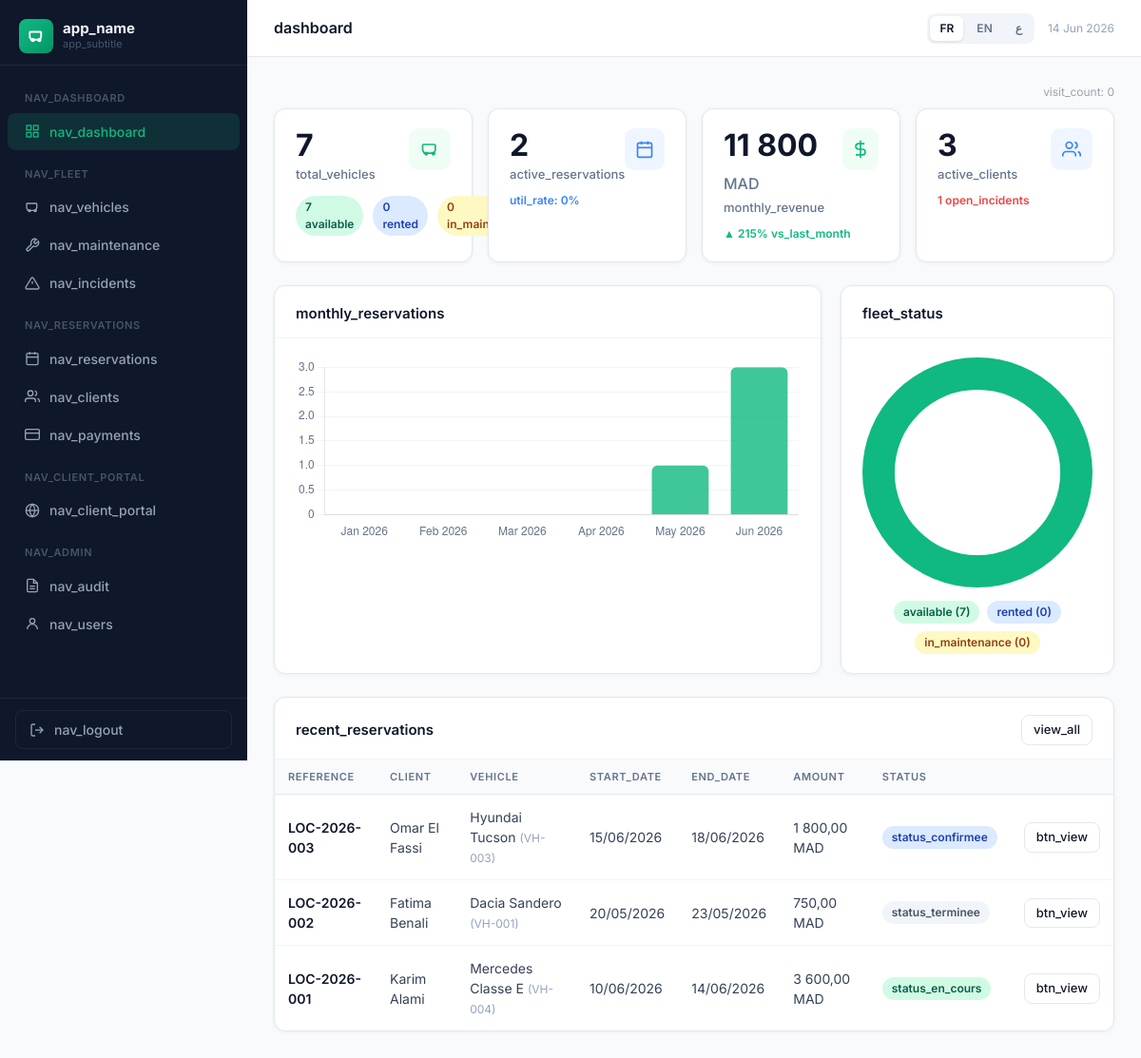
Page /?page=dashboard (signed in) on the committed database.
### tables this page shows
CREATE TABLE IF NOT EXISTS `reservations` (
  `id`                   INT AUTO_INCREMENT PRIMARY KEY,
  `reference`            VARCHAR(30)   NOT NULL UNIQUE,
  `client_id`            INT           NOT NULL,
  `vehicle_id`           INT           NOT NULL,
  `statut`               ENUM('en attente','confirmée','en cours','terminée','annulée') DEFAULT 'en attente',
  `date_debut`           DATETIME      NOT NULL,
  `date_fin_prevue`      DATETIME      NOT NULL,
  `date_retour_effectif` DATETIME      DEFAULT NULL,
  `lieu_depart`          VARCHAR(150)  DEFAULT NULL,
  `lieu_retour`          VARCHAR(150)  DEFAULT NULL,
  `km_depart`            INT           DEFAULT NULL,
  `km_retour`            INT           DEFAULT NULL,
  `prix_jour`            DECIMAL(10,2) DEFAULT NULL,
  `nb_jours`             INT           DEFAULT NULL,
  `caution`              DECIMAL(10,2) DEFAULT 0.00,
  `montant_total`        DECIMAL(10,2) DEFAULT NULL,
  `frais_extra`          DECIMAL(10,2) DEFAULT 0.00,
  `commentaire`          TEXT          DEFAULT NULL,
  `created_by`           INT           DEFAULT NULL,
  `created_at`           TIMESTAMP DEFAULT CURRENT_TIMESTAMP,
  FOREIGN KEY (`client_id`)  REFERENCES `clients`(`id`),
  FOREIGN KEY (`vehicle_id`) REFERENCES `vehicles`(`id`),
  FOREIGN KEY (`created_by`) REFERENCES `users`(`id`) ON DELETE SET NULL
);

CREATE TABLE IF NOT EXISTS `clients` (
  `id`                INT AUTO_INCREMENT PRIMARY KEY,
  `nom`               VARCHAR(100) NOT NULL,
  `prenom`            VARCHAR(100) NOT NULL,
  `email`             VARCHAR(150) DEFAULT NULL,
  `telephone`         VARCHAR(20)  DEFAULT NULL,
  `adresse`           TEXT         DEFAULT NULL,
  `ville`             VARCHAR(100) DEFAULT NULL,
  `cin`               VARCHAR(30)  DEFAULT NULL UNIQUE,
  `permis_numero`     VARCHAR(50)  DEFAULT NULL,
  `permis_categorie`  VARCHAR(20)  DEFAULT 'B',
  `permis_expiration` DATE         DEFAULT NULL,
  `type_client`       ENUM('particulier','entreprise') DEFAULT 'particulier',
  `entreprise`        VARCHAR(150) DEFAULT NULL,
  `statut`            ENUM('actif','suspendu','liste_noire') DEFAULT 'actif',
  `notes`             TEXT         DEFAULT NULL,
  `created_at`        TIMESTAMP DEFAULT CURRENT_TIMESTAMP
);

CREATE TABLE IF NOT EXISTS `vehicles` (
  `id`                    INT AUTO_INCREMENT PRIMARY KEY,
  `numero`                VARCHAR(50)  NOT NULL UNIQUE,
  `immatriculation`       VARCHAR(20)  DEFAULT NULL,
  `marque`                VARCHAR(100) DEFAULT NULL,
  `modele`                VARCHAR(100) DEFAULT NULL,
  `annee`                 INT          DEFAULT NULL,
  `couleur`               VARCHAR(50)  DEFAULT NULL,
  `nb_places`             INT          DEFAULT 5,
  `categorie`             ENUM('économique','berline','SUV','premium','utilitaire') DEFAULT 'berline',
  `kilometrage`           INT          DEFAULT 0,
  `statut`                ENUM('disponible','loué','maintenance','indisponible') DEFAULT 'disponible',
  `prix_jour`             DECIMAL(10,2) DEFAULT 0.00,
  `caution`               DECIMAL(10,2) DEFAULT 0.00,
  `carburant`             ENUM('essence','diesel','hybride','électrique') DEFAULT 'essence',
  `transmission`          ENUM('manuelle','automatique') DEFAULT 'manuelle',
  `description`           TEXT DEFAULT NULL,
  `image_url`             VARCHAR(500) DEFAULT NULL,
  `intervalle_vidange`    INT          DEFAULT 10000,
  `derniere_vidange_km`   INT          DEFAULT NULL,
  `date_derniere_vidange` DATE         DEFAULT NULL,
  `created_at`            TIMESTAMP DEFAULT CURRENT_TIMESTAMP
);

### views/dashboard/index.php (the view, shortened to what the rows shown need)
<div class="card">
  <div style="overflow-x:auto;">
    <table class="data-table">
      <thead>
        <tr>
          <th><?= t('reference') ?></th>
          <th><?= t('client') ?></th>
          <th><?= t('vehicle') ?></th>
          <th><?= t('start_date') ?></th>
          <th><?= t('end_date') ?></th>
          <th><?= t('amount') ?></th>
          <th><?= t('status') ?></th>
          <th></th>
        </tr>
      </thead>
      <tbody>
        <?php foreach ($recentReservations as $r): ?>
        <tr>
          <td><span style="font-weight:600;color:#0f172a;"><?= h($r['reference']) ?></span></td>
          <td><?= h($r['prenom'].' '.$r['nom']) ?></td>
          <td><?= h($r['marque'].' '.$r['modele']) ?> <span style="color:#94a3b8;font-size:12px;">(<?= h($r['numero']) ?>)</span></td>
          <td><?= date('d/m/Y', strtotime($r['date_debut'])) ?></td>
          <td><?= date('d/m/Y', strtotime($r['date_fin_prevue'])) ?></td>
          <td><?= $r['montant_total'] ? number_format($r['montant_total'],2,',',' ').' MAD' : '—' ?></td>
          <td><?= status_badge($r['statut']) ?></td>
          <td><a href="<?= BASE_URL ?>/?page=reservations/show&id=<?= $r['id'] ?>" class="btn btn-outline btn-sm"><?= t('btn_view') ?></a></td>
        </tr>
        <?php endforeach; ?>
      </tbody>
    </table>
  </div>
</div>
<?php
$chartLabels = $stats['chart_labels'] ?? '[]';
$chartValues = $stats['chart_values'] ?? '[]';
$statusLabels = $stats['status_labels'] ?? '[]';
$statusValues = $stats['status_values'] ?? '[]';
$resLabel = t('reservations');
$extraScripts = <<<JS
<script>
new Chart(document.getElementById('reservationChart'), {
  type: 'bar',
  data: {
    labels: {$chartLabels},
    datasets: [{
      label: '{$resLabel}',
      data: {$chartValues},
      backgroundColor: 'rgba(16,185,129,.8)',
      borderRadius: 6,
    }]
  },
  options: {
    plugins: { legend: { display:false } },
    scales: {
      y: { beginAtZero:true, grid:{ color:'#f1f5f9' }, ticks:{ color:'#64748b', font:{size:12} } },
      x: { grid:{ display:false }, ticks:{ color:'#64748b', font:{size:12} } }
    }
  }
});
new Chart(document.getElementById('fleetChart'), {
  type: 'doughnut',
  data: {
    labels: {$statusLabels},
    datasets: [{
      data: {$statusValues},
      backgroundColor: ['#10b981','#3b82f6','#f59e0b','#ef4444'],
      borderWidth: 0,
    }]
  },
  options: {
    cutout: '72%',
    plugins: { legend: { display:false }, tooltip:{ enabled:true } }
  }
});
</script>
JS;

### config/database.php (shortened to what the rows shown need)
<?php
function t(string $key, ...$args): string {
    $str = $GLOBALS['__t'][$key] ?? $key;
    return $args ? sprintf($str, ...$args) : $str;
}
function h(mixed $v): string { return htmlspecialchars((string)$v, ENT_QUOTES, 'UTF-8'); }
function status_badge(string $status): string {
    $map = [
        'disponible'   => ['badge-green',  'status_disponible'],
        'loué'         => ['badge-blue',   'status_loue'],
        'maintenance'  => ['badge-yellow', 'status_maintenance'],
        'indisponible' => ['badge-red',    'status_indisponible'],
        'en attente'   => ['badge-yellow', 'status_en_attente'],
        'confirmée'    => ['badge-blue',   'status_confirmee'],
        'en cours'     => ['badge-green',  'status_en_cours'],
        'terminée'     => ['badge-gray',   'status_terminee'],
        'annulée'      => ['badge-red',    'status_annulee'],
        'actif'        => ['badge-green',  'status_actif'],
        'suspendu'     => ['badge-yellow', 'status_suspendu'],
        'liste_noire'  => ['badge-red',    'status_liste_noire'],
        'planifiée'    => ['badge-blue',   'status_planifiee'],
        'ouvert'       => ['badge-red',    'status_ouvert'],
        'clôturé'      => ['badge-gray',   'status_cloture'],
    ];
    [$cls, $key] = $map[$status] ?? ['badge-gray', null];
    $label = $key ? t($key) : h($status);
    return '<span class="badge ' . $cls . '">' . $label . '</span>';
}

### rows in the picture
reservations: reference "LOC-2026-003", client.nom "Omar El Fassi", vehicle.modele "Hyundai Tucson", vehicle.numero "VH-003", date_debut "15/06/2026", date_fin_prevue "18/06/2026", montant_total "1 800,00", label "status_confirmee"
reservations: reference "LOC-2026-002", client.nom "Fatima Benali", vehicle.modele "Dacia Sandero", vehicle.numero "VH-001", date_debut "20/05/2026", date_fin_prevue "23/05/2026", montant_total "750,00", label "status_terminee"
reservations: reference "LOC-2026-001", client.nom "Karim Alami", vehicle.modele "Mercedes Classe E", vehicle.numero "VH-004", date_debut "10/06/2026", date_fin_prevue "14/06/2026", montant_total "3 600,00", label "status_en_cours"

### other values in the picture
t('app_name') "app_name"
t('app_subtitle') "app_subtitle"
t('nav_dashboard') "NAV_DASHBOARD"
t('nav_dashboard') "nav_dashboard"
t('nav_fleet') "NAV_FLEET"
t('nav_vehicles') "nav_vehicles"
t('nav_maintenance') "nav_maintenance"
t('nav_incidents') "nav_incidents"
t('nav_reservations') "NAV_RESERVATIONS"
t('nav_reservations') "nav_reservations"
t('nav_clients') "nav_clients"
t('nav_payments') "nav_payments"
t('nav_client_portal') "NAV_CLIENT_PORTAL"
t('nav_client_portal') "nav_client_portal"
t('nav_admin') "NAV_ADMIN"
